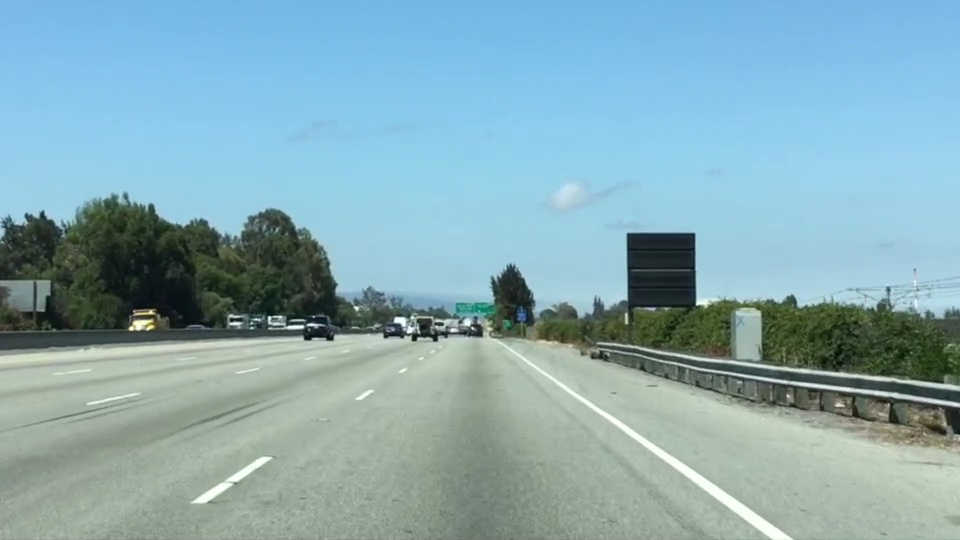
#> input picture SelfDrivingCar/Term1/L2_FindingLaneLines/test.jpg, 960 x 540 px
$ python regionMasking.py
#> lines starting #> are read from the running program, lines starting #| are printed output that depends on the picture
#!/usr/bin/evn python
import matplotlib.pyplot as plt
import matplotlib.image as mpimg
import numpy as np

# Read in the image and print some stats
image = mpimg.imread('test.jpg')
#> image is the input picture: shape (540, 960, 3); mean R, G, B 135.5, 171.1, 179.2
print('This image is: ', type(image),
         'with dimesions:', image.shape)
#| This image is:  <class 'numpy.ndarray'> with dimesions: (540, 960, 3)

# Pull out the x and y sizes and make a copy of the image
ysize = image.shape[0]
#> ysize = 540
xsize = image.shape[1]
#> xsize = 960
region_select = np.copy(image)
# Define a triangle region of interest
# Note: if you run this code, you'll find these are not sensible values!!
# But you'll get a chance to play with them soon in a quiz
left_bottom = [0, 100]
right_bottom = [900, 300]
apex = [400, 0]

# Fit lines (y=Ax+B) to identify the  3 sided region of interest
# np.polyfit() returns the coefficients [A, B] of the fit
fit_left = np.polyfit((left_bottom[0], apex[0]), (left_bottom[1], apex[1]), 1)
fit_right = np.polyfit((right_bottom[0], apex[0]), (right_bottom[1], apex[1]), 1)
fit_bottom = np.polyfit((left_bottom[0], right_bottom[0]), (left_bottom[1], right_bottom[1]), 1)

# Find the region inside the lines
XX, YY = np.meshgrid(np.arange(0, xsize), np.arange(0, ysize))
region_thresholds = (YY > (XX*fit_left[0] + fit_left[1])) & \
                    (YY > (XX*fit_right[0] + fit_right[1])) & \
                    (YY < (XX*fit_bottom[0] + fit_bottom[1]))

# Find where image is both colored right and in the region
region_select[~region_thresholds] = [255, 0, 0]
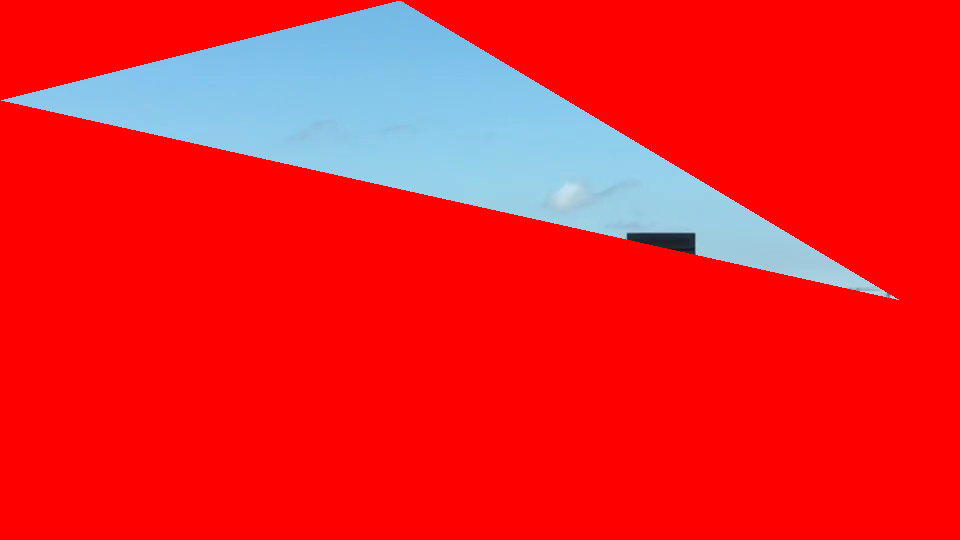
#> region_select: shape (540, 960, 3); mean R, G, B 236.1, 32.7, 37.8

# Display the image
plt.imshow(region_select)
